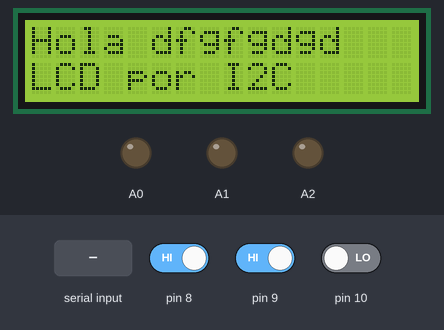
Simulated run of this sketch. Board: Arduino Uno, built with avr-gcc and run on an emulated ATmega328P. Parts: 16×2 character LCD, output pins drawn as LEDs (lit = HIGH). Inputs (shaded band) come from the test bench; at power-on: pin 8 HIGH, pin 9 HIGH, pin 10 LOW.

Above: at 1.2 s.
1.3 s: "Apagar" received over Serial
4.6 s: pin 8 driven LOW
At 6.3 s:
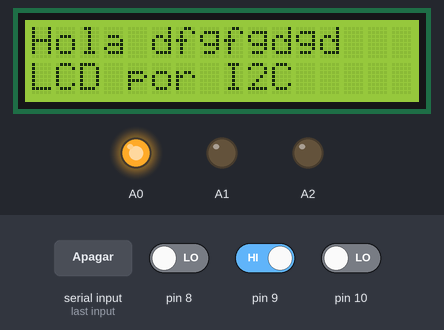
7.9 s: pin 9 driven LOW
At 9.4 s:
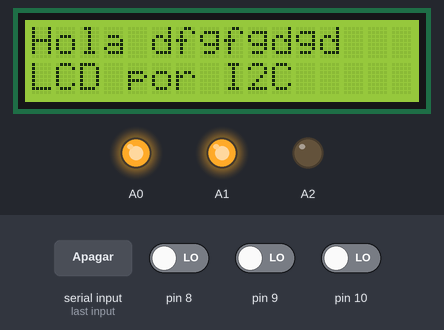
11.0 s: pin 8 driven HIGH
At 12.6 s:
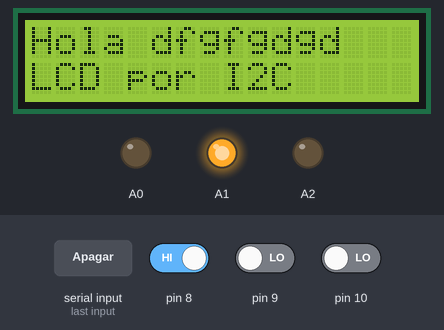
14.2 s: pin 9 driven HIGH
At 15.7 s:
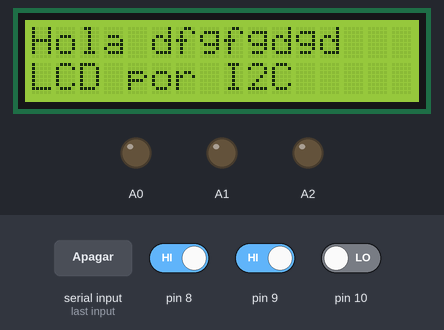
Timing chart, 0 to 17.2 s (numbered marks = the images above; inputs shaded):
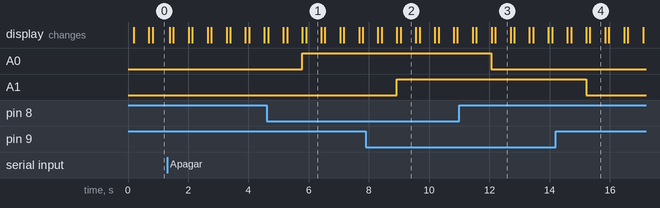

Measured:
- after the input at 4.6 s, A0: LOW → HIGH after 1.2 s
- after the input at 7.9 s, A1: LOW → HIGH after 1.0 s
- after the input at 11.0 s, A0: HIGH → LOW after 1.1 s
- after the input at 14.2 s, A1: HIGH → LOW after 1.0 s
- what the display in image 1 shows lasts 0.5 s, from 5.9 s to 6.4 s

The sketch:

Arduino1plc.ino
```cpp
#include <Wire.h>
#include <LCD.h>
#include <LiquidCrystal_I2C.h>

#define I2C_ADDR    0x20  // Direccion I2C para PCF8574A que es el que lleva nuestra placa diseñada por MJKDZ
//definimos las constantes para esta placa

#define  LED_OFF  0
#define  LED_ON  1

LiquidCrystal_I2C lcd(I2C_ADDR, 4, 5, 6, 0, 1, 2, 3, 7, NEGATIVE);


byte estado8=0;
byte estado9=0;
byte estado10=0;
String voice;
void setup()  {
  Serial.begin(9600);
  pinMode(A2,OUTPUT);
  pinMode(A1,OUTPUT);
  pinMode(A0,OUTPUT);
    pinMode(8,INPUT);
    pinMode(9,INPUT);
    pinMode(10,INPUT);

  digitalWrite(A2,0);
  digitalWrite(A1,0);
  digitalWrite(A0,0);


       lcd.begin (16,2);  // inicializar lcd
       // Activamos la retroiluminacion
       lcd.setBacklight(LED_ON);
}

void loop()
{
   estado8=digitalRead(8);
   estado9=digitalRead(9);
   estado10=digitalRead(10);

    lcd.clear();
    lcd.setBacklight(LED_OFF);//Backlight OFF
    delay(100);
    lcd.backlight(); //Backlight ON
    lcd.setCursor(0,0);
    lcd.print("Hola dfgfgdgd");
    lcd.setCursor(0,1);
    lcd.print("LCD por I2C");
    delay(500);

      while (Serial.available()>0) {            //while Serial data is available over bluetooth
       delay(10);                        //delay added to make things stable
       char c = Serial.read();               //conduct a Serial reading of the Bluetooth data
       voice += c;                       //build the strings
      }

        if(estado8==0){
        digitalWrite(A0,1);
        }
        if(estado8==1){
        digitalWrite(A0,0);
        }
        if(estado9==0){
        digitalWrite(A1,1);
        }
         if(estado9==1){
        digitalWrite(A1,0);
        }
         if(voice.indexOf("encender") > -1){
        digitalWrite(A2,1);
        }
         if(voice.indexOf("Apagar") > -1){
        digitalWrite(A2,0);
        }


}
```
